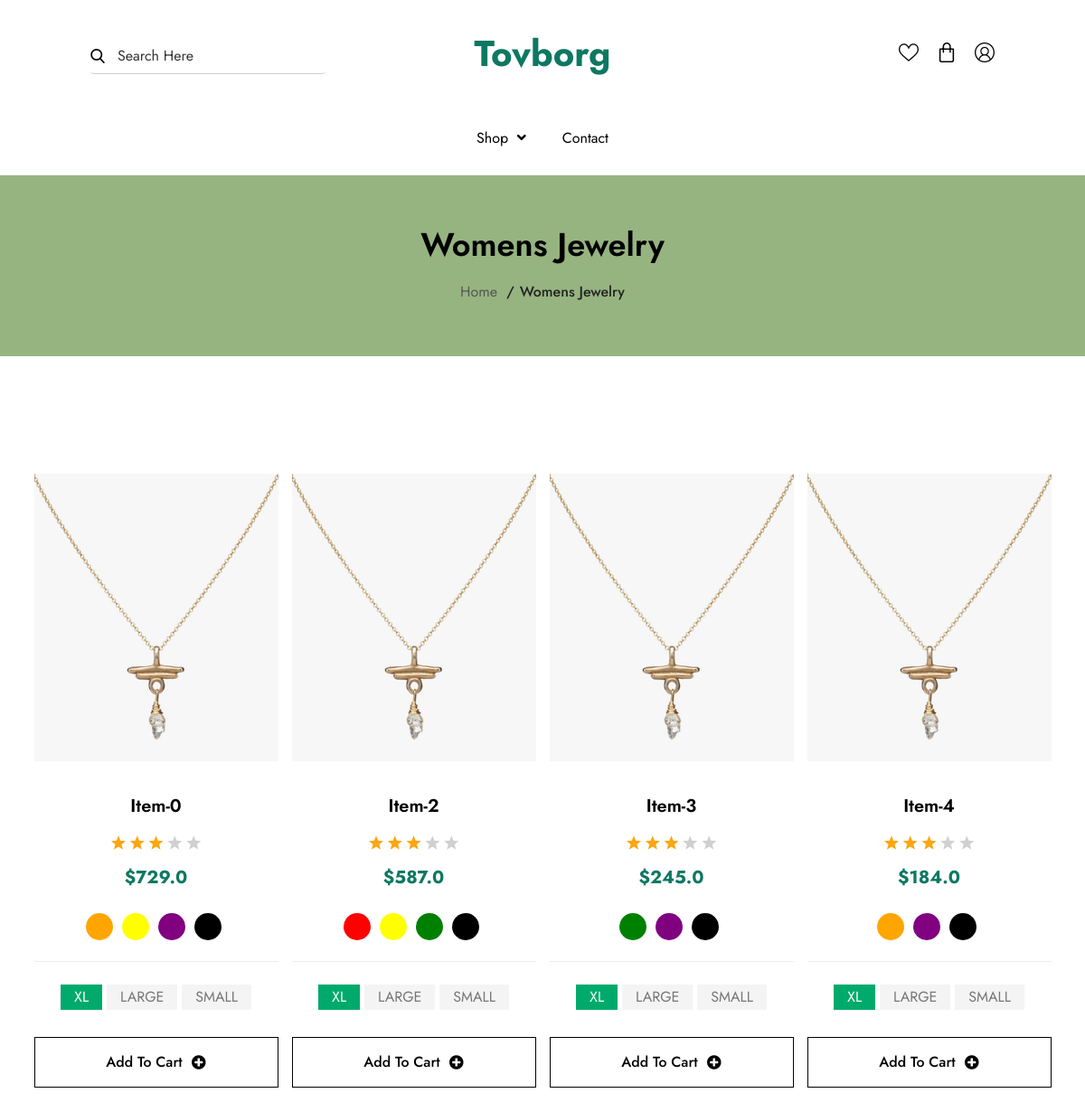
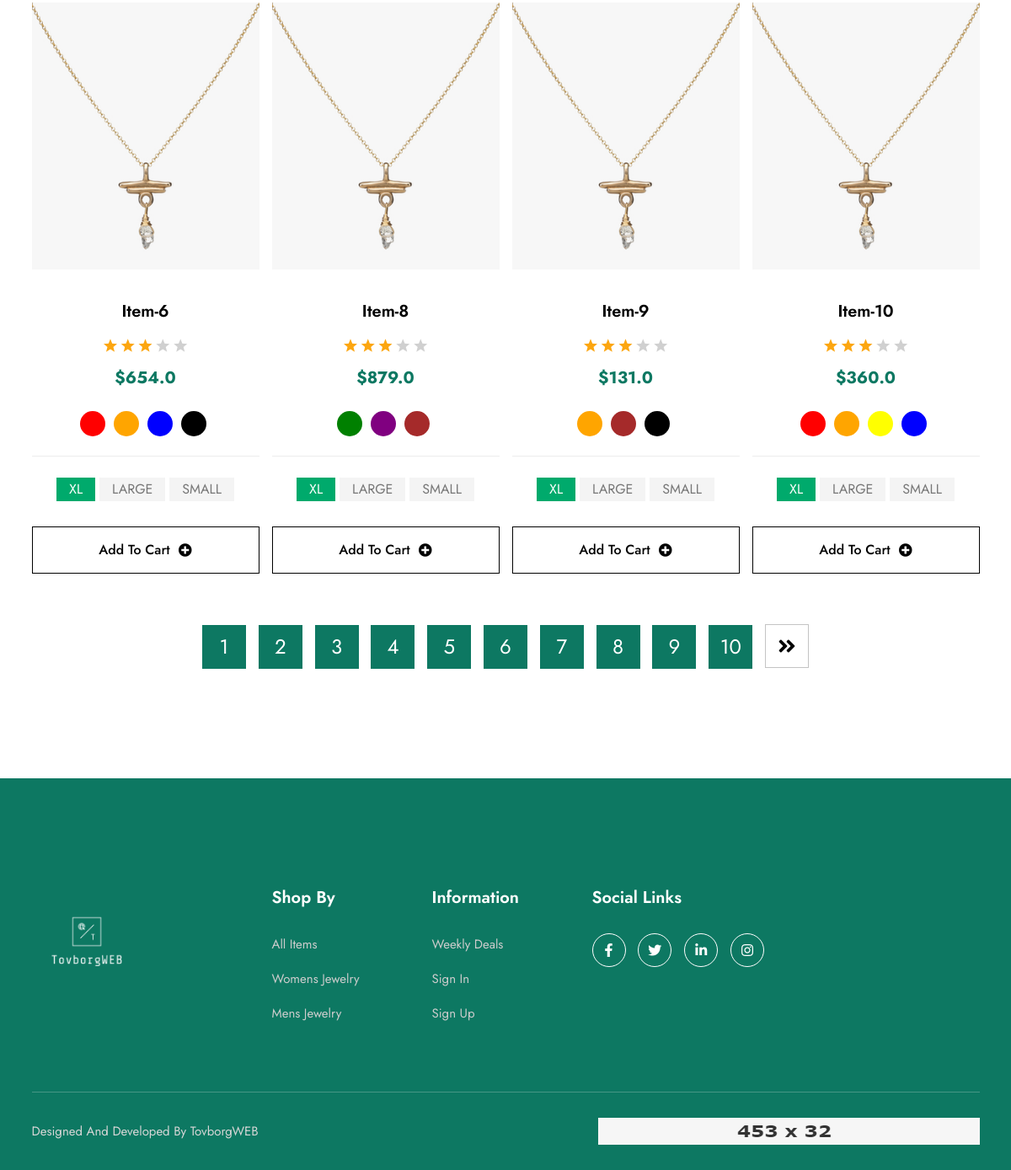
/womens/, run on the app's committed database (2 pictures, top to bottom).
### core/models.py (models this page shows, shortened)
class Item(models.Model):
    name = models.CharField(
        max_length=70,
        verbose_name='Product Name'
    )
    price = models.FloatField(
        verbose_name='Price'
    )
    sizes = models.ManyToManyField(Size, blank=True)
    discount_price = models.FloatField(blank=True, null=True)
    category = models.ManyToManyField(Category)
    label = models.CharField(choices=LABEL_CHOICES, max_length=4)
    home_page_image = models.ImageField(
        upload_to='uploads/', blank=True, null=True)
    shop_grid_image = models.ImageField(
        upload_to='uploads/', blank=True, null=True)
    slug = models.SlugField()
    description = models.TextField(
        max_length=190,
        verbose_name='Description'
    )
    featured = models.BooleanField(default=False)
    times_ordered = models.IntegerField(default=1)
    featured_products = models.CharField(
        choices=FEATURED_PRODUCTS_CHOICES, max_length=10, null=True, blank=True)
    date_added = models.DateTimeField(auto_now_add=True)
    color = models.ManyToManyField(Color)
    def get_absolute_url(self):
        return reverse("core:product-page", kwargs={'slug': self.slug})
    def get_add_to_cart_url(self):
        return reverse("core:add-to-cart", kwargs={'slug': self.slug})
    def get_add_to_wishlist_url(self):
        return reverse("core:add-to-wishlist", kwargs={'slug': self.slug})

class Color(models.Model):
    name = models.CharField(max_length=50)
    code = models.CharField(max_length=50)

### core/views.py (the view, shortened to what this page needs)
# urls.py: path('womens/', WomensView.as_view(), name="womens"),
class WomensView(ListView):
    def get(self, *args, **kwargs):
        all_items = Item.objects.filter(category__field_name='womens')
        pagination = Paginator(all_items, 8)
        page_number = self.request.GET.get('page')
        page_obj = pagination.get_page(page_number)
        context = {
            'object': all_items,
            'page_obj': page_obj,
        }
        return render(self.request, 'womens.html', context)

### templates/womens.html (shortened to what this page needs)
{% extends 'base.html' %}
{% load static %}
{% block content %}
<div class="breadcrumb-area">
    <div class="container">
        <div class="breadcrumb-wrap text-center">
            <h2 class="page-title">Womens Jewelry</h2>
            <ul class="breadcrumb-pages">
                <li class="page-item"><a class="page-item-link" href="{% url 'core:home-page' %}">Home</a></li>
                <li class="page-item">Womens Jewelry</li>
            </ul>
        </div>
    </div>
</div>
<div class="product-area section">
    <div class="container">
        <div class="product-list">
            <div class="row">
                {% for item in page_obj %}
                <div class="col-lg-3 col-md-4 col-sm-6">
                    <div class="single-grid-product">
                        <div class="product-top">
                            {% if item.shop_grid_image %}
                            <a href="{{ item.get_absolute_url }}"><img class="product-thumbnal" src="{{ item.shop_grid_image.url }}" alt="product" /></a>
                            {% else %}
                            <a href="single-product.html"><img class="product-thumbnal" src="{% static 'assets/images/product-image-1.png' %}" alt="product" /></a>
                            {% endif %}
                            <ul class="prdouct-btn-wrapper">
                            </ul>
                        </div>
                        <div class="product-info text-center">
                            <h3 class="product-name"><a class="product-link" href="single-product.html">{{ item.name }}</a></h3>
                            <ul class="product-review">
                                <li class="review-item active"><i class="flaticon-star"></i></li>
                                <li class="review-item active"><i class="flaticon-star"></i></li>
                                <li class="review-item active"><i class="flaticon-star"></i></li>
                                <li class="review-item"><i class="flaticon-star"></i></li>
                                <li class="review-item"><i class="flaticon-star"></i></li>
                            </ul>
                            <div class="product-price">
                                {% if item.discount_price %}
                                <span class="regular-price">${{ item.price }}</span>
                                <span class="price">${{ item.discount_price }}</span>
                                {% else %}
                                <span class="price">${{ item.price }}</span>
                                {% endif %}
                            </div>
                            <div class="variable-single-item color-switch">
                                <div class="product-variable-color">
                                    {% for color in item.color.all %}
                                    <label>
                                        <span class="product-color-tomato" style="background: {{ color.code }} !important;"></span>
                                    </label>
                                    {% endfor %}
                                </div>
                            </div>
                            <ul class="size-switch">
                                <li class="single-size active">XL</li>
                                <li class="single-size">LARGE</li>
                                <li class="single-size">SMALL</li>
                            </ul>
                            <a href="{{ item.get_add_to_cart_url }}" title="Add to cart" class="add-cart">Add To Cart <i class="icon fas fa-plus-circle"></i></a>
                        </div>
                    </div>
                </div>
                {% endfor %}
            </div>
            <div class="pagination-area mt-30">
                <ul class="paginations text-center">
                    {% for page in page_obj.paginator.page_range %}
                    <li class="pagination-page active"><a href="?page={{page}}" class="pagination-link">{{ page }}</a></li>
                    {% endfor %}
                    {% if page_obj.has_next %}
                    <li class="pagination-page"><a href="?page={{ page_obj.next_page_number }}" class="pagination-link"><i class="fas fa-angle-double-right"></i></a></li>
                    {% endif %}
                </ul>
            </div>
        </div>
    </div>
</div>
{% endblock content %}

### data on the page
Item: shop_grid_image (picture), name "Item-0", price "729.0"
Item: shop_grid_image (picture), name "Item-2", price "587.0"
Item: shop_grid_image (picture), name "Item-3", price "245.0"
Item: shop_grid_image (picture), name "Item-4", price "184.0"
Item: shop_grid_image (picture), name "Item-6", price "654.0"
Item: shop_grid_image (picture), name "Item-8", price "879.0"
Item: shop_grid_image (picture), name "Item-9", price "131.0"
Item: shop_grid_image (picture), name "Item-10", price "360.0"

### other printed values
{{ page }} "1" "2" "3" "4" "5" "6" "7" "8" "9" "10"
